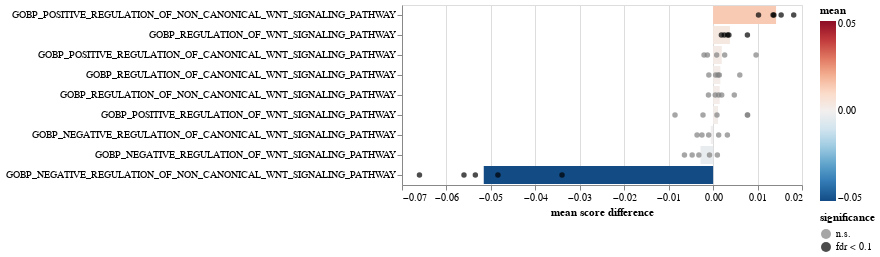

The code cell stored with this chart in its notebook:
### Code cell
tmp_res = res.loc[lambda x: x["variable"].isin(selected_wnt_pathways)].pipe(
    sh.util.fdr_correction
)
ch = sh.pairwise.plot_paired_fc(
    pb_pw2,
    groupby="cell_type",
    paired_by="patient",
    metric="diff",
    var_names=selected_wnt_pathways,
    de_res_df=tmp_res,
    pvalue_col="fdr",
    var_col="variable",
    swap_axes=True,
)
ch.save(f"{artifact_dir}/gobp_wnt_healthy_vs_malignant_barchart.svg")
ch.display()

### Figure 1 — Vega-Lite specification as saved in the notebook (floating-point values rounded to 4 significant figures)
{"config": {"view": {"continuousWidth": 400, "continuousHeight": 300}}, "layer": [{"data": {"name": "data-a6771bcc3a4987095603f08e3fb01bab"}, "mark": "bar", "encoding": {"color": {"field": "mean", "scale": {"domain": [-0.0516, 0.0516], "reverse": true, "scheme": "redblue"}, "type": "quantitative"}, "x": {"field": "mean", "type": "quantitative"}, "y": {"field": "variable", "sort": ["GOBP_POSITIVE_REGULATION_OF_NON_CANONICAL_WNT_SIGNALING_PATHWAY", "GOBP_REGULATION_OF_WNT_SIGNALING_PATHWAY", "GOBP_POSITIVE_REGULATION_OF_CANONICAL_WNT_SIGNALING_PATHWAY", "GOBP_REGULATION_OF_CANONICAL_WNT_SIGNALING_PATHWAY", "GOBP_REGULATION_OF_NON_CANONICAL_WNT_SIGNALING_PATHWAY", "GOBP_POSITIVE_REGULATION_OF_WNT_SIGNALING_PATHWAY", "GOBP_NEGATIVE_REGULATION_OF_CANONICAL_WNT_SIGNALING_PATHWAY", "GOBP_NEGATIVE_REGULATION_OF_WNT_SIGNALING_PATHWAY", "GOBP_NEGATIVE_REGULATION_OF_NON_CANONICAL_WNT_SIGNALING_PATHWAY"], "type": "nominal"}}}, {"data": {"name": "data-1792aa1277bec5832b04a6008a767822"}, "mark": "circle", "encoding": {"color": {"field": "significance", "scale": {"domain": ["n.s.", "fdr < 0.1"], "range": ["grey", "black"]}, "type": "nominal"}, "x": {"field": "value", "title": "mean score difference", "type": "quantitative"}, "y": {"axis": {"labelLimit": 500, "title": ""}, "field": "variable", "sort": ["GOBP_POSITIVE_REGULATION_OF_NON_CANONICAL_WNT_SIGNALING_PATHWAY", "GOBP_REGULATION_OF_WNT_SIGNALING_PATHWAY", "GOBP_POSITIVE_REGULATION_OF_CANONICAL_WNT_SIGNALING_PATHWAY", "GOBP_REGULATION_OF_CANONICAL_WNT_SIGNALING_PATHWAY", "GOBP_REGULATION_OF_NON_CANONICAL_WNT_SIGNALING_PATHWAY", "GOBP_POSITIVE_REGULATION_OF_WNT_SIGNALING_PATHWAY", "GOBP_NEGATIVE_REGULATION_OF_CANONICAL_WNT_SIGNALING_PATHWAY", "GOBP_NEGATIVE_REGULATION_OF_WNT_SIGNALING_PATHWAY", "GOBP_NEGATIVE_REGULATION_OF_NON_CANONICAL_WNT_SIGNALING_PATHWAY"], "type": "nominal"}}}], "$schema": "https://vega.github.io/schema/vega-lite/v4.17.0.json", "datasets": {"data-a6771bcc3a4987095603f08e3fb01bab": [{"variable": "GOBP_NEGATIVE_REGULATION_OF_CANONICAL_WNT_SIGNALING_PATHWAY", "mean": -0.0005308}, {"variable": "GOBP_NEGATIVE_REGULATION_OF_NON_CANONICAL_WNT_SIGNALING_PATHWAY", "mean": -0.0516}, {"variable": "GOBP_NEGATIVE_REGULATION_OF_WNT_SIGNALING_PATHWAY", "mean": -0.002844}, {"variable": "GOBP_POSITIVE_REGULATION_OF_CANONICAL_WNT_SIGNALING_PATHWAY", "mean": 0.001949}, {"variable": "GOBP_POSITIVE_REGULATION_OF_NON_CANONICAL_WNT_SIGNALING_PATHWAY", "mean": 0.01417}, {"variable": "GOBP_POSITIVE_REGULATION_OF_WNT_SIGNALING_PATHWAY", "mean": 0.001097}, {"variable": "GOBP_REGULATION_OF_CANONICAL_WNT_SIGNALING_PATHWAY", "mean": 0.001619}, {"variable": "GOBP_REGULATION_OF_NON_CANONICAL_WNT_SIGNALING_PATHWAY", "mean": 0.001474}, {"variable": "GOBP_REGULATION_OF_WNT_SIGNALING_PATHWAY", "mean": 0.003781}], "data-1792aa1277bec5832b04a6008a767822": [{"patient": "P1", "variable": "GOBP_NEGATIVE_REGULATION_OF_CANONICAL_WNT_SIGNALING_PATHWAY", "value": 0.001251, "mean": -0.0005308, "coef": -0.0005308, "intercept": -0.00978, "pvalue": 0.6907, "group": "malignant B", "fdr": 0.742, "significance": "n.s."}, {"patient": "P2", "variable": "GOBP_NEGATIVE_REGULATION_OF_CANONICAL_WNT_SIGNALING_PATHWAY", "value": -0.0009927, "mean": -0.0005308, "coef": -0.0005308, "intercept": -0.00978, "pvalue": 0.6907, "group": "malignant B", "fdr": 0.742, "significance": "n.s."}, {"patient": "P4", "variable": "GOBP_NEGATIVE_REGULATION_OF_CANONICAL_WNT_SIGNALING_PATHWAY", "value": -0.002511, "mean": -0.0005308, "coef": -0.0005308, "intercept": -0.00978, "pvalue": 0.6907, "group": "malignant B", "fdr": 0.742, "significance": "n.s."}, {"patient": "P5", "variable": "GOBP_NEGATIVE_REGULATION_OF_CANONICAL_WNT_SIGNALING_PATHWAY", "value": -0.003609, "mean": -0.0005308, "coef": -0.0005308, "intercept": -0.00978, "pvalue": 0.6907, "group": "malignant B", "fdr": 0.742, "significance": "n.s."}, {"patient": "P6", "variable": "GOBP_NEGATIVE_REGULATION_OF_CANONICAL_WNT_SIGNALING_PATHWAY", "value": 0.003208, "mean": -0.0005308, "coef": -0.0005308, "intercept": -0.00978, "pvalue": 0.6907, "group": "malignant B", "fdr": 0.742, "significance": "n.s."}, {"patient": "P1", "variable": "GOBP_NEGATIVE_REGULATION_OF_NON_CANONICAL_WNT_SIGNALING_PATHWAY", "value": -0.06607, "mean": -0.0516, "coef": -0.0516, "intercept": 0.07294, "pvalue": 0.0006044, "group": "malignant B", "fdr": 0.00272, "significance": "fdr < 0.1"}, {"patient": "P2", "variable": "GOBP_NEGATIVE_REGULATION_OF_NON_CANONICAL_WNT_SIGNALING_PATHWAY", "value": -0.03399, "mean": -0.0516, "coef": -0.0516, "intercept": 0.07294, "pvalue": 0.0006044, "group": "malignant B", "fdr": 0.00272, "significance": "fdr < 0.1"}, {"patient": "P4", "variable": "GOBP_NEGATIVE_REGULATION_OF_NON_CANONICAL_WNT_SIGNALING_PATHWAY", "value": -0.04841, "mean": -0.0516, "coef": -0.0516, "intercept": 0.07294, "pvalue": 0.0006044, "group": "malignant B", "fdr": 0.00272, "significance": "fdr < 0.1"}, {"patient": "P5", "variable": "GOBP_NEGATIVE_REGULATION_OF_NON_CANONICAL_WNT_SIGNALING_PATHWAY", "value": -0.0535, "mean": -0.0516, "coef": -0.0516, "intercept": 0.07294, "pvalue": 0.0006044, "group": "malignant B", "fdr": 0.00272, "significance": "fdr < 0.1"}, {"patient": "P6", "variable": "GOBP_NEGATIVE_REGULATION_OF_NON_CANONICAL_WNT_SIGNALING_PATHWAY", "value": -0.05605, "mean": -0.0516, "coef": -0.0516, "intercept": 0.07294, "pvalue": 0.0006044, "group": "malignant B", "fdr": 0.00272, "significance": "fdr < 0.1"}, {"patient": "P1", "variable": "GOBP_NEGATIVE_REGULATION_OF_WNT_SIGNALING_PATHWAY", "value": 0.0009581, "mean": -0.002844, "coef": -0.002844, "intercept": -0.00997, "pvalue": 0.09876, "group": "malignant B", "fdr": 0.2222, "significance": "n.s."}, {"patient": "P2", "variable": "GOBP_NEGATIVE_REGULATION_OF_WNT_SIGNALING_PATHWAY", "value": -0.0008079, "mean": -0.002844, "coef": -0.002844, "intercept": -0.00997, "pvalue": 0.09876, "group": "malignant B", "fdr": 0.2222, "significance": "n.s."}, {"patient": "P4", "variable": "GOBP_NEGATIVE_REGULATION_OF_WNT_SIGNALING_PATHWAY", "value": -0.004715, "mean": -0.002844, "coef": -0.002844, "intercept": -0.00997, "pvalue": 0.09876, "group": "malignant B", "fdr": 0.2222, "significance": "n.s."}, {"patient": "P5", "variable": "GOBP_NEGATIVE_REGULATION_OF_WNT_SIGNALING_PATHWAY", "value": -0.006448, "mean": -0.002844, "coef": -0.002844, "intercept": -0.00997, "pvalue": 0.09876, "group": "malignant B", "fdr": 0.2222, "significance": "n.s."}, {"patient": "P6", "variable": "GOBP_NEGATIVE_REGULATION_OF_WNT_SIGNALING_PATHWAY", "value": -0.003206, "mean": -0.002844, "coef": -0.002844, "intercept": -0.00997, "pvalue": 0.09876, "group": "malignant B", "fdr": 0.2222, "significance": "n.s."}, {"patient": "P1", "variable": "GOBP_POSITIVE_REGULATION_OF_CANONICAL_WNT_SIGNALING_PATHWAY", "value": -0.002039, "mean": 0.001949, "coef": 0.001949, "intercept": 0.02708, "pvalue": 0.4047, "group": "malignant B", "fdr": 0.5203, "significance": "n.s."}, {"patient": "P2", "variable": "GOBP_POSITIVE_REGULATION_OF_CANONICAL_WNT_SIGNALING_PATHWAY", "value": 0.009665, "mean": 0.001949, "coef": 0.001949, "intercept": 0.02708, "pvalue": 0.4047, "group": "malignant B", "fdr": 0.5203, "significance": "n.s."}, {"patient": "P4", "variable": "GOBP_POSITIVE_REGULATION_OF_CANONICAL_WNT_SIGNALING_PATHWAY", "value": -0.001286, "mean": 0.001949, "coef": 0.001949, "intercept": 0.02708, "pvalue": 0.4047, "group": "malignant B", "fdr": 0.5203, "significance": "n.s."}, {"patient": "P5", "variable": "GOBP_POSITIVE_REGULATION_OF_CANONICAL_WNT_SIGNALING_PATHWAY", "value": 0.0008014, "mean": 0.001949, "coef": 0.001949, "intercept": 0.02708, "pvalue": 0.4047, "group": "malignant B", "fdr": 0.5203, "significance": "n.s."}, {"patient": "P6", "variable": "GOBP_POSITIVE_REGULATION_OF_CANONICAL_WNT_SIGNALING_PATHWAY", "value": 0.002602, "mean": 0.001949, "coef": 0.001949, "intercept": 0.02708, "pvalue": 0.4047, "group": "malignant B", "fdr": 0.5203, "significance": "n.s."}, {"patient": "P1", "variable": "GOBP_POSITIVE_REGULATION_OF_NON_CANONICAL_WNT_SIGNALING_PATHWAY", "value": 0.01814, "mean": 0.01417, "coef": 0.01417, "intercept": -0.02162, "pvalue": 0.0003926, "group": "malignant B", "fdr": 0.00272, "significance": "fdr < 0.1"}, {"patient": "P2", "variable": "GOBP_POSITIVE_REGULATION_OF_NON_CANONICAL_WNT_SIGNALING_PATHWAY", "value": 0.01022, "mean": 0.01417, "coef": 0.01417, "intercept": -0.02162, "pvalue": 0.0003926, "group": "malignant B", "fdr": 0.00272, "significance": "fdr < 0.1"}, {"patient": "P4", "variable": "GOBP_POSITIVE_REGULATION_OF_NON_CANONICAL_WNT_SIGNALING_PATHWAY", "value": 0.01349, "mean": 0.01417, "coef": 0.01417, "intercept": -0.02162, "pvalue": 0.0003926, "group": "malignant B", "fdr": 0.00272, "significance": "fdr < 0.1"}, {"patient": "P5", "variable": "GOBP_POSITIVE_REGULATION_OF_NON_CANONICAL_WNT_SIGNALING_PATHWAY", "value": 0.01368, "mean": 0.01417, "coef": 0.01417, "intercept": -0.02162, "pvalue": 0.0003926, "group": "malignant B", "fdr": 0.00272, "significance": "fdr < 0.1"}, {"patient": "P6", "variable": "GOBP_POSITIVE_REGULATION_OF_NON_CANONICAL_WNT_SIGNALING_PATHWAY", "value": 0.01531, "mean": 0.01417, "coef": 0.01417, "intercept": -0.02162, "pvalue": 0.0003926, "group": "malignant B", "fdr": 0.00272, "significance": "fdr < 0.1"}, {"patient": "P1", "variable": "GOBP_POSITIVE_REGULATION_OF_WNT_SIGNALING_PATHWAY", "value": -0.008574, "mean": 0.001097, "coef": 0.001097, "intercept": 0.01622, "pvalue": 0.742, "group": "malignant B", "fdr": 0.742, "significance": "n.s."}, {"patient": "P2", "variable": "GOBP_POSITIVE_REGULATION_OF_WNT_SIGNALING_PATHWAY", "value": 0.007765, "mean": 0.001097, "coef": 0.001097, "intercept": 0.01622, "pvalue": 0.742, "group": "malignant B", "fdr": 0.742, "significance": "n.s."}, {"patient": "P4", "variable": "GOBP_POSITIVE_REGULATION_OF_WNT_SIGNALING_PATHWAY", "value": 0.000866, "mean": 0.001097, "coef": 0.001097, "intercept": 0.01622, "pvalue": 0.742, "group": "malignant B", "fdr": 0.742, "significance": "n.s."}, {"patient": "P5", "variable": "GOBP_POSITIVE_REGULATION_OF_WNT_SIGNALING_PATHWAY", "value": 0.007705, "mean": 0.001097, "coef": 0.001097, "intercept": 0.01622, "pvalue": 0.742, "group": "malignant B", "fdr": 0.742, "significance": "n.s."}, {"patient": "P6", "variable": "GOBP_POSITIVE_REGULATION_OF_WNT_SIGNALING_PATHWAY", "value": -0.002278, "mean": 0.001097, "coef": 0.001097, "intercept": 0.01622, "pvalue": 0.742, "group": "malignant B", "fdr": 0.742, "significance": "n.s."}, {"patient": "P1", "variable": "GOBP_REGULATION_OF_CANONICAL_WNT_SIGNALING_PATHWAY", "value": 0.001096, "mean": 0.001619, "coef": 0.001619, "intercept": 0.001789, "pvalue": 0.2383, "group": "malignant B", "fdr": 0.3574, "significance": "n.s."}, {"patient": "P2", "variable": "GOBP_REGULATION_OF_CANONICAL_WNT_SIGNALING_PATHWAY", "value": 0.006006, "mean": 0.001619, "coef": 0.001619, "intercept": 0.001789, "pvalue": 0.2383, "group": "malignant B", "fdr": 0.3574, "significance": "n.s."}, {"patient": "P4", "variable": "GOBP_REGULATION_OF_CANONICAL_WNT_SIGNALING_PATHWAY", "value": 0.0005617, "mean": 0.001619, "coef": 0.001619, "intercept": 0.001789, "pvalue": 0.2383, "group": "malignant B", "fdr": 0.3574, "significance": "n.s."}, {"patient": "P5", "variable": "GOBP_REGULATION_OF_CANONICAL_WNT_SIGNALING_PATHWAY", "value": -0.0009596, "mean": 0.001619, "coef": 0.001619, "intercept": 0.001789, "pvalue": 0.2383, "group": "malignant B", "fdr": 0.3574, "significance": "n.s."}, {"patient": "P6", "variable": "GOBP_REGULATION_OF_CANONICAL_WNT_SIGNALING_PATHWAY", "value": 0.001392, "mean": 0.001619, "coef": 0.001619, "intercept": 0.001789, "pvalue": 0.2383, "group": "malignant B", "fdr": 0.3574, "significance": "n.s."}, {"patient": "P1", "variable": "GOBP_REGULATION_OF_NON_CANONICAL_WNT_SIGNALING_PATHWAY", "value": 0.004766, "mean": 0.001474, "coef": 0.001474, "intercept": 0.005399, "pvalue": 0.1995, "group": "malignant B", "fdr": 0.3574, "significance": "n.s."}, {"patient": "P2", "variable": "GOBP_REGULATION_OF_NON_CANONICAL_WNT_SIGNALING_PATHWAY", "value": 0.0004802, "mean": 0.001474, "coef": 0.001474, "intercept": 0.005399, "pvalue": 0.1995, "group": "malignant B", "fdr": 0.3574, "significance": "n.s."}, {"patient": "P4", "variable": "GOBP_REGULATION_OF_NON_CANONICAL_WNT_SIGNALING_PATHWAY", "value": 0.001929, "mean": 0.001474, "coef": 0.001474, "intercept": 0.005399, "pvalue": 0.1995, "group": "malignant B", "fdr": 0.3574, "significance": "n.s."}, {"patient": "P5", "variable": "GOBP_REGULATION_OF_NON_CANONICAL_WNT_SIGNALING_PATHWAY", "value": -0.001046, "mean": 0.001474, "coef": 0.001474, "intercept": 0.005399, "pvalue": 0.1995, "group": "malignant B", "fdr": 0.3574, "significance": "n.s."}, {"patient": "P6", "variable": "GOBP_REGULATION_OF_NON_CANONICAL_WNT_SIGNALING_PATHWAY", "value": 0.001241, "mean": 0.001474, "coef": 0.001474, "intercept": 0.005399, "pvalue": 0.1995, "group": "malignant B", "fdr": 0.3574, "significance": "n.s."}, {"patient": "P1", "variable": "GOBP_REGULATION_OF_WNT_SIGNALING_PATHWAY", "value": 0.002511, "mean": 0.003781, "coef": 0.003781, "intercept": 0.007221, "pvalue": 0.02121, "group": "malignant B", "fdr": 0.06362, "significance": "fdr < 0.1"}, {"patient": "P2", "variable": "GOBP_REGULATION_OF_WNT_SIGNALING_PATHWAY", "value": 0.007717, "mean": 0.003781, "coef": 0.003781, "intercept": 0.007221, "pvalue": 0.02121, "group": "malignant B", "fdr": 0.06362, "significance": "fdr < 0.1"}, {"patient": "P4", "variable": "GOBP_REGULATION_OF_WNT_SIGNALING_PATHWAY", "value": 0.001862, "mean": 0.003781, "coef": 0.003781, "intercept": 0.007221, "pvalue": 0.02121, "group": "malignant B", "fdr": 0.06362, "significance": "fdr < 0.1"}, {"patient": "P5", "variable": "GOBP_REGULATION_OF_WNT_SIGNALING_PATHWAY", "value": 0.003556, "mean": 0.003781, "coef": 0.003781, "intercept": 0.007221, "pvalue": 0.02121, "group": "malignant B", "fdr": 0.06362, "significance": "fdr < 0.1"}, {"patient": "P6", "variable": "GOBP_REGULATION_OF_WNT_SIGNALING_PATHWAY", "value": 0.003258, "mean": 0.003781, "coef": 0.003781, "intercept": 0.007221, "pvalue": 0.02121, "group": "malignant B", "fdr": 0.06362, "significance": "fdr < 0.1"}]}}
